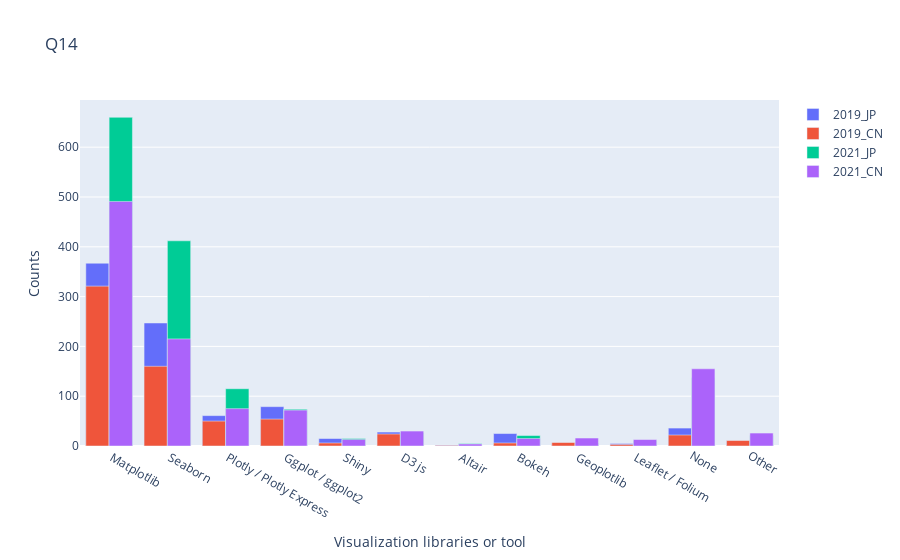

Notebook code cell kept with this figure:
### Code cell
coun_years = ['2019_JP','2019_CN','2021_JP','2021_CN']
df19_JP = df19[df19.Q3.isin(['Japan'])]
df19_CN = df19[df19.Q3.isin(['China'])]
df21_JP = df21[df21.Q3.isin(['Japan'])]
df21_CN = df21[df21.Q3.isin(['China'])]
df19_JP_Q14 = pd.DataFrame()
df19_CN_Q14 = pd.DataFrame()
df21_JP_Q14 = pd.DataFrame()
df21_CN_Q14 = pd.DataFrame()
df19_JP_Q14['Q20'] = [df19_JP[col][1:].value_counts().index[0] for col in df19_JP.columns[97:109]]
df19_CN_Q14['Q20'] = [df19_CN[col][1:].value_counts().index[0] for col in df19_CN.columns[97:109]]
df21_JP_Q14['Q14'] = [df21_JP[col][1:].value_counts().index[0] for col in df21_JP.columns[59:71]]
df21_CN_Q14['Q14'] = [df21_CN[col][1:].value_counts().index[0] for col in df21_CN.columns[59:71]]
df19_JP_Q14['counts'] = [df19_JP[col][1:].value_counts().values[0] for col in df19_JP.columns[97:109]]
df19_CN_Q14['counts'] = [df19_CN[col][1:].value_counts().values[0] for col in df19_CN.columns[97:109]]
df21_JP_Q14['counts'] = [df21_JP[col][1:].value_counts().values[0] for col in df21_JP.columns[59:71]]
df21_CN_Q14['counts'] = [df21_CN[col][1:].value_counts().values[0] for col in df21_CN.columns[59:71]]


df19_JP_Q14.index = [3,0,6,4,5,2,7,1,8,9,10,11]
df19_CN_Q14.index = [3,0,6,4,5,2,7,1,8,9,10,11]
df19_JP_Q14 = df19_JP_Q14.sort_index()
df19_CN_Q14 = df19_CN_Q14.sort_index()
df21_JP_Q14['Q14'].index = [0,1,2,3,4,5,6,7,8,9,10,11]
df21_CN_Q14['Q14'].index = [0,1,2,3,4,5,6,7,8,9,10,11]
df19_JP_Q14.replace(regex = 'D3.js', value = 'D3 js', inplace = True)
df19_CN_Q14.replace(regex = 'D3.js', value = 'D3 js', inplace = True)

fig = go.Figure(
    data=[
        go.Bar(name=coun_years[0], x=df19_JP_Q14['Q20'].values, y=df19_JP_Q14['counts'].values, offsetgroup=0),
        go.Bar(name=coun_years[1], x=df19_CN_Q14['Q20'].values, y=df19_CN_Q14['counts'].values, offsetgroup=0, base=coun_years[0]),
        go.Bar(name=coun_years[2], x=df21_JP_Q14['Q14'].values, y=df21_JP_Q14['counts'].values, offsetgroup=1),
        go.Bar(name=coun_years[3], x=df21_CN_Q14['Q14'].values, y=df21_CN_Q14['counts'].values, offsetgroup=1, base=coun_years[2]),
    ], 
    layout=go.Layout(
                         title="Q14",
                         xaxis_title = "Visualization libraries or tool",
                         yaxis_title="Counts"
    )
)

fig.show()

### Figure 1 — Plotly figure (JSON) as saved in the notebook; plotly's stock layout.template omitted (floating-point values rounded to 4 significant figures)
{"data": [{"name": "2019_JP", "offsetgroup": "0", "type": "bar", "x": [" Matplotlib ", " Seaborn ", " Plotly / Plotly Express ", " Ggplot / ggplot2 ", " Shiny ", " D3 js ", " Altair ", " Bokeh ", " Geoplotlib ", " Leaflet / Folium ", "None", "Other"], "y": [367, 247, 61, 79, 15, 28, 2, 25, 5, 5, 36, 9]}, {"base": "2019_JP", "name": "2019_CN", "offsetgroup": "0", "type": "bar", "x": [" Matplotlib ", " Seaborn ", " Plotly / Plotly Express ", " Ggplot / ggplot2 ", " Shiny ", " D3 js ", " Altair ", " Bokeh ", " Geoplotlib ", " Leaflet / Folium ", "None", "Other"], "y": [321, 160, 50, 54, 6, 24, 1, 6, 7, 3, 22, 11]}, {"name": "2021_JP", "offsetgroup": "1", "type": "bar", "x": [" Matplotlib ", " Seaborn ", " Plotly / Plotly Express ", " Ggplot / ggplot2 ", " Shiny ", " D3 js ", " Altair ", " Bokeh ", " Geoplotlib ", " Leaflet / Folium ", "None", "Other"], "y": [660, 412, 115, 74, 15, 27, 5, 21, 6, 11, 137, 21]}, {"base": "2021_JP", "name": "2021_CN", "offsetgroup": "1", "type": "bar", "x": [" Matplotlib ", " Seaborn ", " Plotly / Plotly Express ", " Ggplot / ggplot2 ", " Shiny ", " D3 js ", " Altair ", " Bokeh ", " Geoplotlib ", " Leaflet / Folium ", "None", "Other"], "y": [491, 215, 75, 72, 13, 30, 4, 15, 16, 13, 155, 26]}], "layout": {"title": {"text": "Q14"}, "xaxis": {"title": {"text": "Visualization libraries or tool"}}, "yaxis": {"title": {"text": "Counts"}}}}
